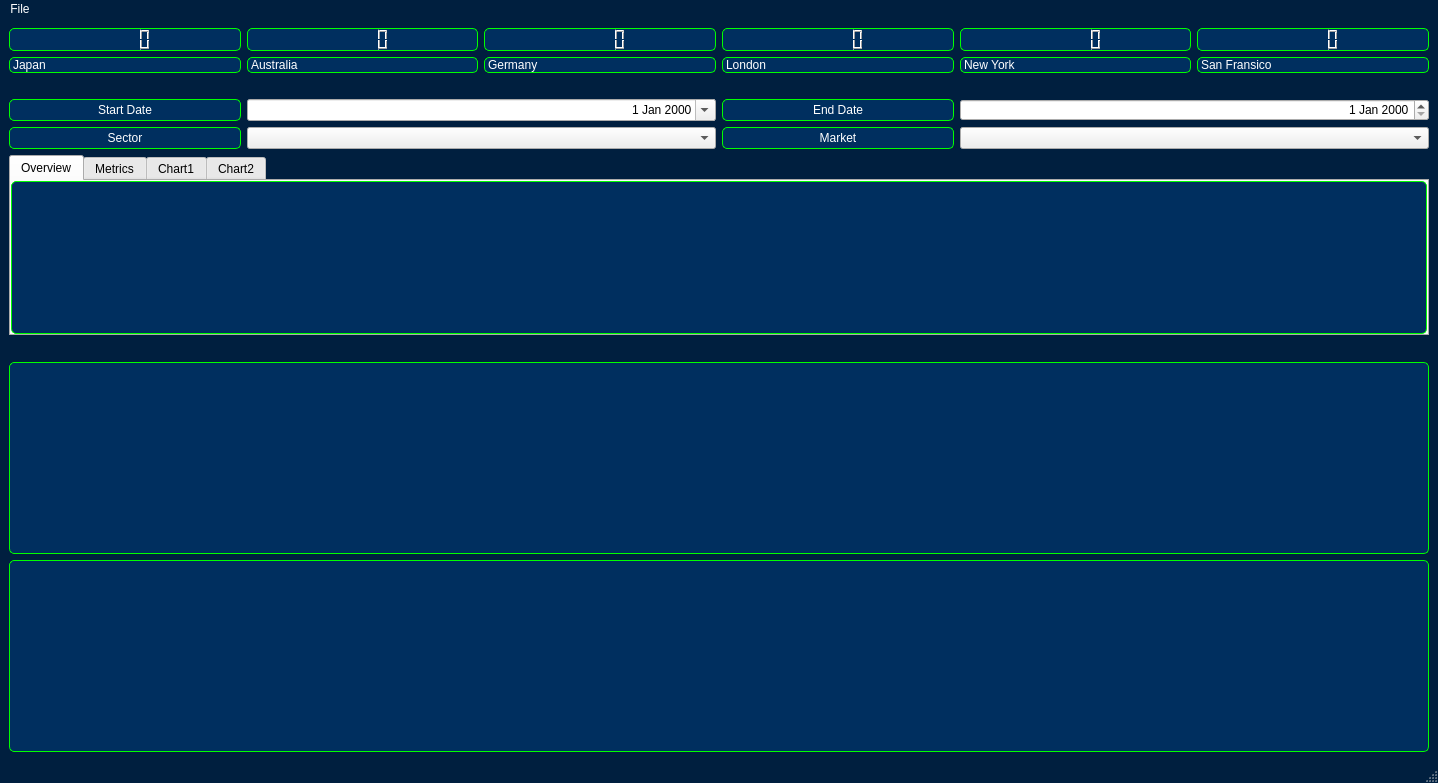
<?xml version="1.0" encoding="UTF-8"?>
<ui version="4.0">
 <class>MainWindow</class>
 <widget class="QMainWindow" name="MainWindow">
  <property name="geometry">
   <rect>
    <x>0</x>
    <y>0</y>
    <width>1438</width>
    <height>783</height>
   </rect>
  </property>
  <property name="windowTitle">
   <string>MainWindow</string>
  </property>
  <property name="styleSheet">
   <string notr="true">QMainWindow {
    background-color: #001f3f;
}

QLabel {
    color: #ffffff;
    font-family: 'Segoe UI', 'Arial', sans-serif;
}

QFrame {
    background-color: #002f5f;
    border: 1px solid #00ff00;
    border-radius: 5px;
}

QListWidget {
    background-color: #001f3f;
    color: #ffffff;
    border: 1px solid #00ff00;
    font-family: 'Consolas', 'Courier New', monospace;
}

QListWidget::item {
    border-bottom: 1px solid #00ff00;
    padding: 2px;
}

QScrollBar:vertical {
    border: 1px solid #00ff00;
    background: #001f3f;
    width: 15px;
    margin: 0px 0px 0px 0px;
}

QScrollBar::handle:vertical {
    background: #00ff00;
    min-height: 20px;
}

QScrollBar::add-line:vertical, QScrollBar::sub-line:vertical {
    border: 1px solid #00ff00;
    background: #001f3f;
    height: 15px;
    subcontrol-position: top;
    subcontrol-origin: margin;
}

QMenuBar {
    background-color: #001f3f;
    color: #ffffff;
}

QMenuBar::item:selected {
    background-color: #00ff00;
    color: #001f3f;
}

QMenu {
    background-color: #001f3f;
    color: #ffffff;
}

QMenu::item:selected {
    background-color: #00ff00;
    color: #001f3f;
}
</string>
  </property>
  <widget class="QWidget" name="centralwidget">
   <layout class="QGridLayout" name="gridLayout">
    <item row="7" column="0" colspan="6">
     <widget class="QColumnView" name="metricsView">
      <property name="enabled">
       <bool>true</bool>
      </property>
     </widget>
    </item>
    <item row="5" column="0" colspan="6">
     <widget class="QTabWidget" name="tabWidget">
      <property name="currentIndex">
       <number>0</number>
      </property>
      <widget class="QWidget" name="overviewTab">
       <attribute name="title">
        <string>Overview</string>
       </attribute>
      </widget>
      <widget class="QWidget" name="metricsView">
       <attribute name="title">
        <string>Metrics</string>
       </attribute>
      </widget>
      <widget class="QWidget" name="chart1View">
       <attribute name="title">
        <string>Chart1</string>
       </attribute>
      </widget>
      <widget class="QWidget" name="chart2Tab">
       <attribute name="title">
        <string>Chart2</string>
       </attribute>
      </widget>
     </widget>
    </item>
    <item row="0" column="1">
     <widget class="QLCDNumber" name="lcdNumber_2"/>
    </item>
    <item row="1" column="1">
     <widget class="QLabel" name="australiaLabel">
      <property name="text">
       <string>Australia</string>
      </property>
     </widget>
    </item>
    <item row="1" column="2">
     <widget class="QLabel" name="germanyLabel">
      <property name="text">
       <string>Germany</string>
      </property>
     </widget>
    </item>
    <item row="0" column="0">
     <widget class="QLCDNumber" name="lcdNumber"/>
    </item>
    <item row="1" column="4">
     <widget class="QLabel" name="newyorkLabel">
      <property name="text">
       <string>New York</string>
      </property>
     </widget>
    </item>
    <item row="0" column="2">
     <widget class="QLCDNumber" name="lcdNumber_3"/>
    </item>
    <item row="0" column="3">
     <widget class="QLCDNumber" name="lcdNumber_4"/>
    </item>
    <item row="3" column="0">
     <widget class="QLabel" name="startDateLabel">
      <property name="styleSheet">
       <string notr="true">QMainWindow {
    background-color: #001f3f;
}

QLabel {
    color: #ffffff;
    font-family: 'Segoe UI', 'Arial', sans-serif;
}

QFrame {
    background-color: #002f5f;
    border: 1px solid #00ff00;
    border-radius: 5px;
}

QListWidget {
    background-color: #001f3f;
    color: #ffffff;
    border: 1px solid #00ff00;
    font-family: 'Consolas', 'Courier New', monospace;
}

QListWidget::item {
    border-bottom: 1px solid #00ff00;
    padding: 2px;
}

QScrollBar:vertical {
    border: 1px solid #00ff00;
    background: #001f3f;
    width: 15px;
    margin: 0px 0px 0px 0px;
}

QScrollBar::handle:vertical {
    background: #00ff00;
    min-height: 20px;
}

QScrollBar::add-line:vertical, QScrollBar::sub-line:vertical {
    border: 1px solid #00ff00;
    background: #001f3f;
    height: 15px;
    subcontrol-position: top;
    subcontrol-origin: margin;
}

QMenuBar {
    background-color: #001f3f;
    color: #ffffff;
}

QMenuBar::item:selected {
    background-color: #00ff00;
    color: #001f3f;
}

QMenu {
    background-color: #001f3f;
    color: #ffffff;
}

QMenu::item:selected {
    background-color: #00ff00;
    color: #001f3f;
}
</string>
      </property>
      <property name="text">
       <string>Start Date</string>
      </property>
      <property name="alignment">
       <set>Qt::AlignCenter</set>
      </property>
     </widget>
    </item>
    <item row="0" column="4">
     <widget class="QLCDNumber" name="lcdNumber_5"/>
    </item>
    <item row="3" column="1" colspan="2">
     <widget class="QDateEdit" name="dateEdit">
      <property name="styleSheet">
       <string notr="true">QMainWindow {
    background-color: #001f3f;
}

QLabel {
    color: #ffffff;
    font-family: 'Segoe UI', 'Arial', sans-serif;
}

QFrame {
    background-color: #002f5f;
    border: 1px solid #00ff00;
    border-radius: 5px;
}

QListWidget {
    background-color: #001f3f;
    color: #ffffff;
    border: 1px solid #00ff00;
    font-family: 'Consolas', 'Courier New', monospace;
}

QListWidget::item {
    border-bottom: 1px solid #00ff00;
    padding: 2px;
}

QScrollBar:vertical {
    border: 1px solid #00ff00;
    background: #001f3f;
    width: 15px;
    margin: 0px 0px 0px 0px;
}

QScrollBar::handle:vertical {
    background: #00ff00;
    min-height: 20px;
}

QScrollBar::add-line:vertical, QScrollBar::sub-line:vertical {
    border: 1px solid #00ff00;
    background: #001f3f;
    height: 15px;
    subcontrol-position: top;
    subcontrol-origin: margin;
}

QMenuBar {
    background-color: #001f3f;
    color: #ffffff;
}

QMenuBar::item:selected {
    background-color: #00ff00;
    color: #001f3f;
}

QMenu {
    background-color: #001f3f;
    color: #ffffff;
}

QMenu::item:selected {
    background-color: #00ff00;
    color: #001f3f;
}
</string>
      </property>
      <property name="alignment">
       <set>Qt::AlignRight|Qt::AlignTrailing|Qt::AlignVCenter</set>
      </property>
      <property name="calendarPopup">
       <bool>true</bool>
      </property>
     </widget>
    </item>
    <item row="1" column="3">
     <widget class="QLabel" name="londonLabel">
      <property name="text">
       <string>London</string>
      </property>
     </widget>
    </item>
    <item row="1" column="5">
     <widget class="QLabel" name="sanfransiscoLabel">
      <property name="text">
       <string>San Fransico</string>
      </property>
     </widget>
    </item>
    <item row="2" column="0" colspan="6">
     <spacer name="horizontalSpacer">
      <property name="orientation">
       <enum>Qt::Horizontal</enum>
      </property>
      <property name="sizeHint" stdset="0">
       <size>
        <width>1516</width>
        <height>20</height>
       </size>
      </property>
     </spacer>
    </item>
    <item row="4" column="1" colspan="2">
     <widget class="QComboBox" name="sectorComboBox">
      <property name="styleSheet">
       <string notr="true">QMainWindow {
    background-color: #001f3f;
}

QLabel {
    color: #ffffff;
    font-family: 'Segoe UI', 'Arial', sans-serif;
}

QFrame {
    background-color: #002f5f;
    border: 1px solid #00ff00;
    border-radius: 5px;
}

QListWidget {
    background-color: #001f3f;
    color: #ffffff;
    border: 1px solid #00ff00;
    font-family: 'Consolas', 'Courier New', monospace;
}

QListWidget::item {
    border-bottom: 1px solid #00ff00;
    padding: 2px;
}

QScrollBar:vertical {
    border: 1px solid #00ff00;
    background: #001f3f;
    width: 15px;
    margin: 0px 0px 0px 0px;
}

QScrollBar::handle:vertical {
    background: #00ff00;
    min-height: 20px;
}

QScrollBar::add-line:vertical, QScrollBar::sub-line:vertical {
    border: 1px solid #00ff00;
    background: #001f3f;
    height: 15px;
    subcontrol-position: top;
    subcontrol-origin: margin;
}

QMenuBar {
    background-color: #001f3f;
    color: #ffffff;
}

QMenuBar::item:selected {
    background-color: #00ff00;
    color: #001f3f;
}

QMenu {
    background-color: #001f3f;
    color: #ffffff;
}

QMenu::item:selected {
    background-color: #00ff00;
    color: #001f3f;
}
</string>
      </property>
      <property name="currentText">
       <string/>
      </property>
     </widget>
    </item>
    <item row="8" column="0" colspan="6">
     <widget class="QColumnView" name="tradesView"/>
    </item>
    <item row="3" column="3">
     <widget class="QLabel" name="endDateLabel">
      <property name="styleSheet">
       <string notr="true">QMainWindow {
    background-color: #001f3f;
}

QLabel {
    color: #ffffff;
    font-family: 'Segoe UI', 'Arial', sans-serif;
}

QFrame {
    background-color: #002f5f;
    border: 1px solid #00ff00;
    border-radius: 5px;
}

QListWidget {
    background-color: #001f3f;
    color: #ffffff;
    border: 1px solid #00ff00;
    font-family: 'Consolas', 'Courier New', monospace;
}

QListWidget::item {
    border-bottom: 1px solid #00ff00;
    padding: 2px;
}

QScrollBar:vertical {
    border: 1px solid #00ff00;
    background: #001f3f;
    width: 15px;
    margin: 0px 0px 0px 0px;
}

QScrollBar::handle:vertical {
    background: #00ff00;
    min-height: 20px;
}

QScrollBar::add-line:vertical, QScrollBar::sub-line:vertical {
    border: 1px solid #00ff00;
    background: #001f3f;
    height: 15px;
    subcontrol-position: top;
    subcontrol-origin: margin;
}

QMenuBar {
    background-color: #001f3f;
    color: #ffffff;
}

QMenuBar::item:selected {
    background-color: #00ff00;
    color: #001f3f;
}

QMenu {
    background-color: #001f3f;
    color: #ffffff;
}

QMenu::item:selected {
    background-color: #00ff00;
    color: #001f3f;
}
</string>
      </property>
      <property name="text">
       <string>End Date</string>
      </property>
      <property name="alignment">
       <set>Qt::AlignCenter</set>
      </property>
     </widget>
    </item>
    <item row="0" column="5">
     <widget class="QLCDNumber" name="lcdNumber_6"/>
    </item>
    <item row="1" column="0">
     <widget class="QLabel" name="japanLabel">
      <property name="text">
       <string>Japan</string>
      </property>
     </widget>
    </item>
    <item row="4" column="0">
     <widget class="QLabel" name="sectorLabel">
      <property name="styleSheet">
       <string notr="true">QMainWindow {
    background-color: #001f3f;
}

QLabel {
    color: #ffffff;
    font-family: 'Segoe UI', 'Arial', sans-serif;
}

QFrame {
    background-color: #002f5f;
    border: 1px solid #00ff00;
    border-radius: 5px;
}

QListWidget {
    background-color: #001f3f;
    color: #ffffff;
    border: 1px solid #00ff00;
    font-family: 'Consolas', 'Courier New', monospace;
}

QListWidget::item {
    border-bottom: 1px solid #00ff00;
    padding: 2px;
}

QScrollBar:vertical {
    border: 1px solid #00ff00;
    background: #001f3f;
    width: 15px;
    margin: 0px 0px 0px 0px;
}

QScrollBar::handle:vertical {
    background: #00ff00;
    min-height: 20px;
}

QScrollBar::add-line:vertical, QScrollBar::sub-line:vertical {
    border: 1px solid #00ff00;
    background: #001f3f;
    height: 15px;
    subcontrol-position: top;
    subcontrol-origin: margin;
}

QMenuBar {
    background-color: #001f3f;
    color: #ffffff;
}

QMenuBar::item:selected {
    background-color: #00ff00;
    color: #001f3f;
}

QMenu {
    background-color: #001f3f;
    color: #ffffff;
}

QMenu::item:selected {
    background-color: #00ff00;
    color: #001f3f;
}
</string>
      </property>
      <property name="text">
       <string>Sector</string>
      </property>
      <property name="alignment">
       <set>Qt::AlignCenter</set>
      </property>
     </widget>
    </item>
    <item row="3" column="4" colspan="2">
     <widget class="QDateEdit" name="dateEdit_2">
      <property name="styleSheet">
       <string notr="true">QMainWindow {
    background-color: #001f3f;
}

QLabel {
    color: #ffffff;
    font-family: 'Segoe UI', 'Arial', sans-serif;
}

QFrame {
    background-color: #002f5f;
    border: 1px solid #00ff00;
    border-radius: 5px;
}

QListWidget {
    background-color: #001f3f;
    color: #ffffff;
    border: 1px solid #00ff00;
    font-family: 'Consolas', 'Courier New', monospace;
}

QListWidget::item {
    border-bottom: 1px solid #00ff00;
    padding: 2px;
}

QScrollBar:vertical {
    border: 1px solid #00ff00;
    background: #001f3f;
    width: 15px;
    margin: 0px 0px 0px 0px;
}

QScrollBar::handle:vertical {
    background: #00ff00;
    min-height: 20px;
}

QScrollBar::add-line:vertical, QScrollBar::sub-line:vertical {
    border: 1px solid #00ff00;
    background: #001f3f;
    height: 15px;
    subcontrol-position: top;
    subcontrol-origin: margin;
}

QMenuBar {
    background-color: #001f3f;
    color: #ffffff;
}

QMenuBar::item:selected {
    background-color: #00ff00;
    color: #001f3f;
}

QMenu {
    background-color: #001f3f;
    color: #ffffff;
}

QMenu::item:selected {
    background-color: #00ff00;
    color: #001f3f;
}
</string>
      </property>
      <property name="alignment">
       <set>Qt::AlignRight|Qt::AlignTrailing|Qt::AlignVCenter</set>
      </property>
     </widget>
    </item>
    <item row="4" column="4" colspan="2">
     <widget class="QComboBox" name="marketComboBox"/>
    </item>
    <item row="4" column="3">
     <widget class="QLabel" name="marketLabel">
      <property name="text">
       <string>Market</string>
      </property>
      <property name="alignment">
       <set>Qt::AlignCenter</set>
      </property>
     </widget>
    </item>
    <item row="6" column="0" colspan="6">
     <spacer name="horizontalSpacer_2">
      <property name="orientation">
       <enum>Qt::Horizontal</enum>
      </property>
      <property name="sizeHint" stdset="0">
       <size>
        <width>1516</width>
        <height>20</height>
       </size>
      </property>
     </spacer>
    </item>
   </layout>
  </widget>
  <widget class="QMenuBar" name="menubar">
   <property name="geometry">
    <rect>
     <x>0</x>
     <y>0</y>
     <width>1438</width>
     <height>21</height>
    </rect>
   </property>
   <widget class="QMenu" name="menuFile">
    <property name="title">
     <string>File</string>
    </property>
    <addaction name="actionUpdate"/>
    <addaction name="actionDelete_File"/>
    <addaction name="separator"/>
    <addaction name="actionPreferences"/>
    <addaction name="actionVersion"/>
   </widget>
   <addaction name="menuFile"/>
  </widget>
  <widget class="QStatusBar" name="statusbar"/>
  <action name="actionUpdate">
   <property name="text">
    <string>Update</string>
   </property>
  </action>
  <action name="actionDelete_File">
   <property name="text">
    <string>Delete File</string>
   </property>
  </action>
  <action name="actionVersion">
   <property name="text">
    <string>Version</string>
   </property>
  </action>
  <action name="actionPreferences">
   <property name="text">
    <string>Preferences</string>
   </property>
  </action>
 </widget>
 <resources/>
 <connections/>
</ui>
